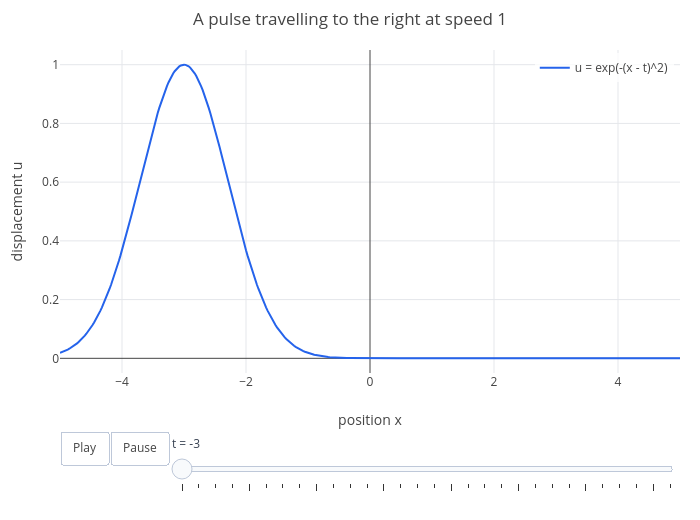

The code cell stored with this chart in its notebook:
### Markdown cell above
It is zero, for any shape, by the chain rule: both second derivatives are $f''$, the time one with a factor $v^2$.
So a shape $f(x - vt)$ moves to the right at speed $v$ without changing; $g(x + vt)$ moves left. In 1747 d'Alembert
showed that every solution is such a sum. Here is a pulse travelling at $v = 1$ (press play):

### Code cell
p = animate(exp(-(x - t)^2), x, -5, 5, t, -3, 3, 30);
p = legend(p, "u = exp(-(x - t)^2)");
labels(title(p, "A pulse travelling to the right at speed 1"), "position x", "displacement u")

### Figure 1 — Plotly figure (JSON) as saved in the notebook; plotly's stock layout.template omitted (floating-point values rounded to 4 significant figures; data arrays with more than 128 entries replaced by an {"elided": "..."} marker saying what was removed)
{"data": [{"line": {"color": "#2563eb", "width": 2}, "mode": "lines", "name": "u = exp(-(x - t)^2)", "type": "scatter", "x": {"elided": "402 float values"}, "y": {"elided": "402 float values"}}], "layout": {"height": 520, "legend": {"bgcolor": "rgba(255,255,255,0.8)", "x": 0.99, "xanchor": "right", "y": 0.99, "yanchor": "top"}, "margin": {"b": 140, "l": 60, "r": 20, "t": 50}, "showlegend": true, "sliders": [{"currentvalue": {"font": {"color": "#374151"}, "visible": true}, "font": {"color": "rgba(0,0,0,0)"}, "len": 0.82, "steps": [{"args": [["0"], {"frame": {"duration": 0, "redraw": false}, "mode": "immediate", "transition": {"duration": 0}}], "label": "t = -3", "method": "animate"}, {"args": [["1"], {"frame": {"duration": 0, "redraw": false}, "mode": "immediate", "transition": {"duration": 0}}], "label": "t = -2.793", "method": "animate"}, {"args": [["2"], {"frame": {"duration": 0, "redraw": false}, "mode": "immediate", "transition": {"duration": 0}}], "label": "t = -2.586", "method": "animate"}, {"args": [["3"], {"frame": {"duration": 0, "redraw": false}, "mode": "immediate", "transition": {"duration": 0}}], "label": "t = -2.379", "method": "animate"}, {"args": [["4"], {"frame": {"duration": 0, "redraw": false}, "mode": "immediate", "transition": {"duration": 0}}], "label": "t = -2.172", "method": "animate"}, {"args": [["5"], {"frame": {"duration": 0, "redraw": false}, "mode": "immediate", "transition": {"duration": 0}}], "label": "t = -1.966", "method": "animate"}, {"args": [["6"], {"frame": {"duration": 0, "redraw": false}, "mode": "immediate", "transition": {"duration": 0}}], "label": "t = -1.759", "method": "animate"}, {"args": [["7"], {"frame": {"duration": 0, "redraw": false}, "mode": "immediate", "transition": {"duration": 0}}], "label": "t = -1.552", "method": "animate"}, {"args": [["8"], {"frame": {"duration": 0, "redraw": false}, "mode": "immediate", "transition": {"duration": 0}}], "label": "t = -1.345", "method": "animate"}, {"args": [["9"], {"frame": {"duration": 0, "redraw": false}, "mode": "immediate", "transition": {"duration": 0}}], "label": "t = -1.138", "method": "animate"}, {"args": [["10"], {"frame": {"duration": 0, "redraw": false}, "mode": "immediate", "transition": {"duration": 0}}], "label": "t = -0.931", "method": "animate"}, {"args": [["11"], {"frame": {"duration": 0, "redraw": false}, "mode": "immediate", "transition": {"duration": 0}}], "label": "t = -0.724", "method": "animate"}, {"args": [["12"], {"frame": {"duration": 0, "redraw": false}, "mode": "immediate", "transition": {"duration": 0}}], "label": "t = -0.517", "method": "animate"}, {"args": [["13"], {"frame": {"duration": 0, "redraw": false}, "mode": "immediate", "transition": {"duration": 0}}], "label": "t = -0.31", "method": "animate"}, {"args": [["14"], {"frame": {"duration": 0, "redraw": false}, "mode": "immediate", "transition": {"duration": 0}}], "label": "t = -0.103", "method": "animate"}, {"args": [["15"], {"frame": {"duration": 0, "redraw": false}, "mode": "immediate", "transition": {"duration": 0}}], "label": "t = 0.103", "method": "animate"}, {"args": [["16"], {"frame": {"duration": 0, "redraw": false}, "mode": "immediate", "transition": {"duration": 0}}], "label": "t = 0.31", "method": "animate"}, {"args": [["17"], {"frame": {"duration": 0, "redraw": false}, "mode": "immediate", "transition": {"duration": 0}}], "label": "t = 0.517", "method": "animate"}, {"args": [["18"], {"frame": {"duration": 0, "redraw": false}, "mode": "immediate", "transition": {"duration": 0}}], "label": "t = 0.724", "method": "animate"}, {"args": [["19"], {"frame": {"duration": 0, "redraw": false}, "mode": "immediate", "transition": {"duration": 0}}], "label": "t = 0.931", "method": "animate"}, {"args": [["20"], {"frame": {"duration": 0, "redraw": false}, "mode": "immediate", "transition": {"duration": 0}}], "label": "t = 1.138", "method": "animate"}, {"args": [["21"], {"frame": {"duration": 0, "redraw": false}, "mode": "immediate", "transition": {"duration": 0}}], "label": "t = 1.345", "method": "animate"}, {"args": [["22"], {"frame": {"duration": 0, "redraw": false}, "mode": "immediate", "transition": {"duration": 0}}], "label": "t = 1.552", "method": "animate"}, {"args": [["23"], {"frame": {"duration": 0, "redraw": false}, "mode": "immediate", "transition": {"duration": 0}}], "label": "t = 1.759", "method": "animate"}, {"args": [["24"], {"frame": {"duration": 0, "redraw": false}, "mode": "immediate", "transition": {"duration": 0}}], "label": "t = 1.966", "method": "animate"}, {"args": [["25"], {"frame": {"duration": 0, "redraw": false}, "mode": "immediate", "transition": {"duration": 0}}], "label": "t = 2.172", "method": "animate"}, {"args": [["26"], {"frame": {"duration": 0, "redraw": false}, "mode": "immediate", "transition": {"duration": 0}}], "label": "t = 2.379", "method": "animate"}, {"args": [["27"], {"frame": {"duration": 0, "redraw": false}, "mode": "immediate", "transition": {"duration": 0}}], "label": "t = 2.586", "method": "animate"}, {"args": [["28"], {"frame": {"duration": 0, "redraw": false}, "mode": "immediate", "transition": {"duration": 0}}], "label": "t = 2.793", "method": "animate"}, {"args": [["29"], {"frame": {"duration": 0, "redraw": false}, "mode": "immediate", "transition": {"duration": 0}}], "label": "t = 3", "method": "animate"}], "x": 0.18, "y": -0.12}], "title": {"text": "A pulse travelling to the right at speed 1"}, "updatemenus": [{"buttons": [{"args": [null, {"frame": {"duration": 40, "redraw": false}, "fromcurrent": true, "transition": {"duration": 0}}], "label": "Play", "method": "animate"}, {"args": [[null], {"frame": {"duration": 0, "redraw": false}, "mode": "immediate", "transition": {"duration": 0}}], "label": "Pause", "method": "animate"}], "direction": "left", "showactive": false, "type": "buttons", "x": 0, "xanchor": "left", "y": -0.18, "yanchor": "top"}], "width": 700, "xaxis": {"autorange": false, "range": [-5, 5], "title": {"text": "position x"}, "zeroline": true}, "yaxis": {"range": [-0.05, 1.05], "title": {"text": "displacement u"}, "zeroline": true}}}
